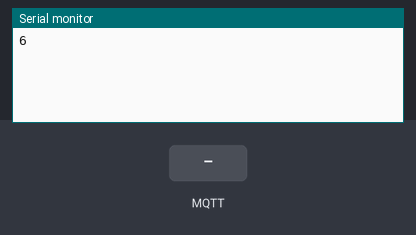
Bench run of a sketch on a simulated ESP8266 (NodeMCU). Shown: the last lines printed to the serial monitor. The test bench sets the inputs (shaded band). WiFi joins after 1.5 s; servers stay silent unless stated; no MQTT or app messages arrive unless stated.

Above: at 2.7 s.
2.8 s: MQTT message "on" arrives on the first subscribed topic
At 4.0 s:
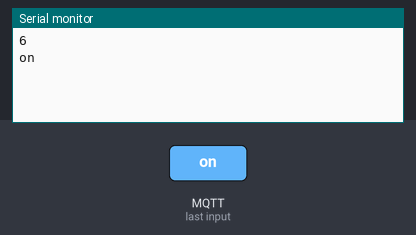
4.3 s: MQTT message "off" arrives on the first subscribed topic
At 5.6 s:
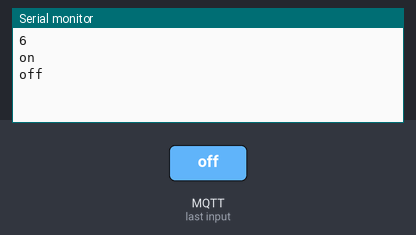

Measured:
- after the input at 2.8 s, the serial monitor: prints a new line at once (image 1)
- after the input at 4.3 s, the serial monitor: prints a new line at once (image 2)

The sketch:

ESP_Code.ino
```cpp
#include <ESP8266WiFi.h>
#include <MQTT.h>
//extern "C" {
//#include "user_interface.h"
//}

WiFiClient net;
MQTTClient client;

String inputString = "";
bool serialMessageEndIsReached = false;

//Constants
//WIFI
const char ssid[] = "Generic-Wifi-ID";
const char pass[] = "G3N3R1CPW";

//mqtt
const char mqttID[] = "ATAT_Destroyer";
const char mqttServer[] = "mqtt.server.de";
const int mqttPort = 1883;
const char mqttUN[] = "";
const char mqttPW[] = "";

//mqtt topics
const String TOPIC_Case = "punchClock/caseState/";
const String TOPIC_UID = "punchClock/uidButtonState/";


void connectWifiAndMQTT() {

  // Wifi
  while (WiFi.status() != WL_CONNECTED) {
    delay(100);
  }

  // MQTT
  while (!client.connect(mqttID, mqttUN, mqttPW)) {
    delay(100);
  }
}

//Reads publishes and sends them via Serial
void messageReceived(String & topic, String & payload) {
  Serial.println(payload);
  Serial.flush();
  }

// Handler for serial input events.
void serialAction() {
  while (Serial.available()) {
    // get the new byte:
    char inChar = (char)Serial.read();
    // add it to the inputString:
    inputString += inChar;
    // if the incoming character is a newline, set a flag so the main loop can
    // do something about it:
    if (inChar == '\n') {
      serialMessageEndIsReached = true;
    }
  }
}

//basic methods of program
void setup() {
  Serial.begin(115200);
  WiFi.begin(ssid, pass);
  client.begin(mqttServer, net);
  client.onMessage(messageReceived);
//wifi_set_sleep_type(LIGHT_SLEEP_T);
  inputString.reserve(8);

  connectWifiAndMQTT();
  client.subscribe(TOPIC_Case);
  Serial.println("6"); //confirms setup completion to user
}

void loop() {
  client.loop();
  delay(10);  // fixes some issues with WiFi stability

  // Reconnect if conncetion is lost while the system is running
  if (!client.connected()) {
    connectWifiAndMQTT();
    client.subscribe(TOPIC_Case);
  }


  if (Serial.available() > 0) {
    serialAction();
  }

  // is triggered by the serialEvent method
  if (serialMessageEndIsReached) {
    if(!client.publish(TOPIC_UID, inputString)){
      Serial.println("7"); //Communicates MQTT error
    }
    inputString = "";
    serialMessageEndIsReached = false;
  }
}
```
